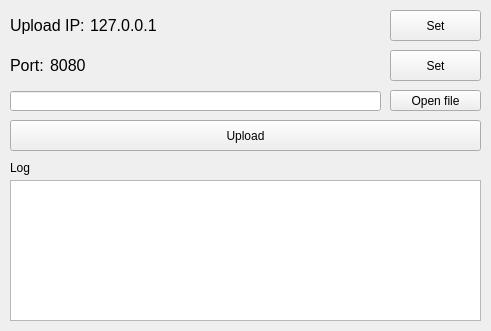
<?xml version="1.0" encoding="UTF-8"?>
<ui version="4.0">
 <class>MainWindow</class>
 <widget class="QMainWindow" name="MainWindow">
  <property name="geometry">
   <rect>
    <x>0</x>
    <y>0</y>
    <width>491</width>
    <height>331</height>
   </rect>
  </property>
  <property name="windowTitle">
   <string>FUP Client</string>
  </property>
  <widget class="QWidget" name="centralwidget">
   <widget class="QLabel" name="label_serverIP">
    <property name="geometry">
     <rect>
      <x>10</x>
      <y>10</y>
      <width>81</width>
      <height>31</height>
     </rect>
    </property>
    <property name="font">
     <font>
      <pointsize>12</pointsize>
     </font>
    </property>
    <property name="text">
     <string>Upload IP:</string>
    </property>
   </widget>
   <widget class="QPushButton" name="pushButtonIP">
    <property name="geometry">
     <rect>
      <x>390</x>
      <y>10</y>
      <width>91</width>
      <height>31</height>
     </rect>
    </property>
    <property name="text">
     <string>Set</string>
    </property>
   </widget>
   <widget class="QPushButton" name="pushButtonUpload">
    <property name="geometry">
     <rect>
      <x>10</x>
      <y>120</y>
      <width>471</width>
      <height>31</height>
     </rect>
    </property>
    <property name="text">
     <string>Upload</string>
    </property>
   </widget>
   <widget class="QLabel" name="label_ip">
    <property name="geometry">
     <rect>
      <x>90</x>
      <y>10</y>
      <width>111</width>
      <height>31</height>
     </rect>
    </property>
    <property name="font">
     <font>
      <pointsize>12</pointsize>
     </font>
    </property>
    <property name="text">
     <string>127.0.0.1</string>
    </property>
   </widget>
   <widget class="QLabel" name="label_port">
    <property name="geometry">
     <rect>
      <x>50</x>
      <y>50</y>
      <width>111</width>
      <height>31</height>
     </rect>
    </property>
    <property name="font">
     <font>
      <pointsize>12</pointsize>
     </font>
    </property>
    <property name="text">
     <string>8080</string>
    </property>
   </widget>
   <widget class="QLabel" name="label_serverPort">
    <property name="geometry">
     <rect>
      <x>10</x>
      <y>50</y>
      <width>41</width>
      <height>31</height>
     </rect>
    </property>
    <property name="font">
     <font>
      <pointsize>12</pointsize>
     </font>
    </property>
    <property name="text">
     <string>Port:</string>
    </property>
   </widget>
   <widget class="QPushButton" name="pushButtonPort">
    <property name="geometry">
     <rect>
      <x>390</x>
      <y>50</y>
      <width>91</width>
      <height>31</height>
     </rect>
    </property>
    <property name="text">
     <string>Set</string>
    </property>
   </widget>
   <widget class="QPushButton" name="pushButtonFile">
    <property name="geometry">
     <rect>
      <x>390</x>
      <y>90</y>
      <width>91</width>
      <height>21</height>
     </rect>
    </property>
    <property name="text">
     <string>Open file</string>
    </property>
   </widget>
   <widget class="QLineEdit" name="lineEdit_file">
    <property name="geometry">
     <rect>
      <x>10</x>
      <y>91</y>
      <width>371</width>
      <height>20</height>
     </rect>
    </property>
    <property name="readOnly">
     <bool>true</bool>
    </property>
   </widget>
   <widget class="QLabel" name="label">
    <property name="geometry">
     <rect>
      <x>10</x>
      <y>160</y>
      <width>51</width>
      <height>16</height>
     </rect>
    </property>
    <property name="text">
     <string>Log</string>
    </property>
    <property name="alignment">
     <set>Qt::AlignLeading|Qt::AlignLeft|Qt::AlignVCenter</set>
    </property>
   </widget>
   <widget class="QTextEdit" name="textLog">
    <property name="enabled">
     <bool>true</bool>
    </property>
    <property name="geometry">
     <rect>
      <x>10</x>
      <y>180</y>
      <width>471</width>
      <height>141</height>
     </rect>
    </property>
    <property name="readOnly">
     <bool>true</bool>
    </property>
   </widget>
  </widget>
 </widget>
 <resources/>
 <connections>
  <connection>
   <sender>pushButtonUpload</sender>
   <signal>clicked()</signal>
   <receiver>MainWindow</receiver>
   <slot>upload()</slot>
   <hints>
    <hint type="sourcelabel">
     <x>380</x>
     <y>146</y>
    </hint>
    <hint type="destinationlabel">
     <x>435</x>
     <y>159</y>
    </hint>
   </hints>
  </connection>
  <connection>
   <sender>pushButtonIP</sender>
   <signal>clicked()</signal>
   <receiver>MainWindow</receiver>
   <slot>setIP()</slot>
   <hints>
    <hint type="sourcelabel">
     <x>410</x>
     <y>35</y>
    </hint>
    <hint type="destinationlabel">
     <x>326</x>
     <y>21</y>
    </hint>
   </hints>
  </connection>
  <connection>
   <sender>pushButtonPort</sender>
   <signal>clicked()</signal>
   <receiver>MainWindow</receiver>
   <slot>setPort()</slot>
   <hints>
    <hint type="sourcelabel">
     <x>392</x>
     <y>67</y>
    </hint>
    <hint type="destinationlabel">
     <x>315</x>
     <y>71</y>
    </hint>
   </hints>
  </connection>
  <connection>
   <sender>pushButtonFile</sender>
   <signal>clicked()</signal>
   <receiver>MainWindow</receiver>
   <slot>openFile()</slot>
   <hints>
    <hint type="sourcelabel">
     <x>429</x>
     <y>96</y>
    </hint>
    <hint type="destinationlabel">
     <x>384</x>
     <y>85</y>
    </hint>
   </hints>
  </connection>
 </connections>
 <slots>
  <slot>upload()</slot>
  <slot>setIP()</slot>
  <slot>setPort()</slot>
  <slot>openFile()</slot>
 </slots>
</ui>
